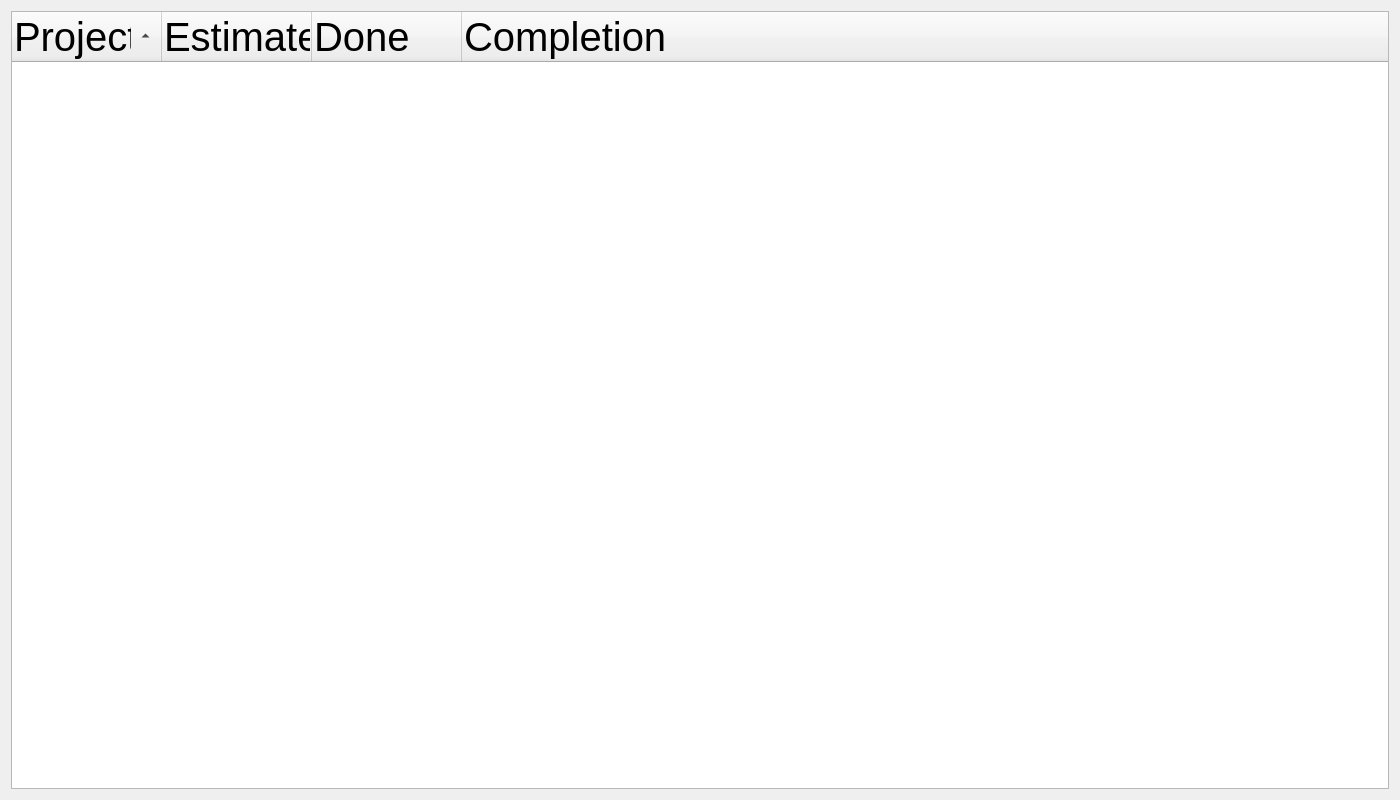
<?xml version="1.0" encoding="UTF-8"?>
<!-- 
   File name: startWindow.ui
   Author: Hynek Šabacký (xsabac02)
   Date created: 18/11/2021
   Date last modified: 5/12/2021
-->
<ui version="4.0">
 <class>Dialog</class>
 <widget class="QDialog" name="Dialog">
  <property name="geometry">
   <rect>
    <x>0</x>
    <y>0</y>
    <width>1400</width>
    <height>800</height>
   </rect>
  </property>
  <layout class="QVBoxLayout" name="verticalLayout_2">
   <item>
    <layout class="QVBoxLayout" name="verticalLayout" stretch="5">
     <item>
      <widget class="QScrollArea" name="scrollArea">
       <property name="styleSheet">
        <string notr="true">background-color:&quot;black&quot;</string>
       </property>
       <property name="widgetResizable">
        <bool>true</bool>
       </property>
       <widget class="QTreeWidget" name="treeWidget">
        <property name="geometry">
         <rect>
          <x>0</x>
          <y>0</y>
          <width>1378</width>
          <height>778</height>
         </rect>
        </property>
        <property name="sizePolicy">
         <sizepolicy hsizetype="Minimum" vsizetype="Minimum">
          <horstretch>0</horstretch>
          <verstretch>0</verstretch>
         </sizepolicy>
        </property>
        <property name="font">
         <font>
          <pointsize>30</pointsize>
         </font>
        </property>
        <property name="styleSheet">
         <string notr="true">background:&quot;white&quot;;
color: &quot;black&quot;;

QTreeView::has-siblings {
    border-image: none;
    image: url(stylesheet-branch-closed.png);
}

QTreeView::branch:has-siblings:!adjoins-item {
    border-image: url(stylesheet-vline.png) 0;
}

QTreeView::branch:has-siblings:adjoins-item {
    border-image: url(stylesheet-branch-more.png) 0;
}

QTreeView::branch:!has-children:!has-siblings:adjoins-item {
    border-image: url(stylesheet-branch-end.png) 0;
}

QTreeView::branch:has-children:!has-siblings:closed,
QTreeView::branch:closed:has-children:has-siblings {
        border-image: none;
        image: url(stylesheet-branch-closed.png);
}

QTreeView::branch:open:has-children:!has-siblings,
QTreeView::branch:open:has-children:has-siblings  {
        border-image: none;
        image: url(stylesheet-branch-open.png);
}</string>
        </property>
        <property name="frameShape">
         <enum>QFrame::NoFrame</enum>
        </property>
        <property name="frameShadow">
         <enum>QFrame::Plain</enum>
        </property>
        <property name="tabKeyNavigation">
         <bool>false</bool>
        </property>
        <property name="showDropIndicator" stdset="0">
         <bool>true</bool>
        </property>
        <property name="alternatingRowColors">
         <bool>false</bool>
        </property>
        <property name="sortingEnabled">
         <bool>true</bool>
        </property>
        <property name="animated">
         <bool>true</bool>
        </property>
        <property name="headerHidden">
         <bool>false</bool>
        </property>
        <attribute name="headerVisible">
         <bool>true</bool>
        </attribute>
        <attribute name="headerCascadingSectionResizes">
         <bool>false</bool>
        </attribute>
        <attribute name="headerDefaultSectionSize">
         <number>150</number>
        </attribute>
        <attribute name="headerShowSortIndicator" stdset="0">
         <bool>true</bool>
        </attribute>
        <attribute name="headerStretchLastSection">
         <bool>true</bool>
        </attribute>
        <column>
         <property name="text">
          <string>Project</string>
         </property>
        </column>
        <column>
         <property name="text">
          <string>Estimate</string>
         </property>
        </column>
        <column>
         <property name="text">
          <string>Done</string>
         </property>
        </column>
        <column>
         <property name="text">
          <string>Completion</string>
         </property>
        </column>
       </widget>
      </widget>
     </item>
    </layout>
   </item>
  </layout>
 </widget>
 <customwidgets>
  <customwidget>
   <class>Widget</class>
   <extends>QWidget</extends>
   <header>widget.h</header>
   <container>1</container>
  </customwidget>
 </customwidgets>
 <resources/>
 <connections/>
</ui>
